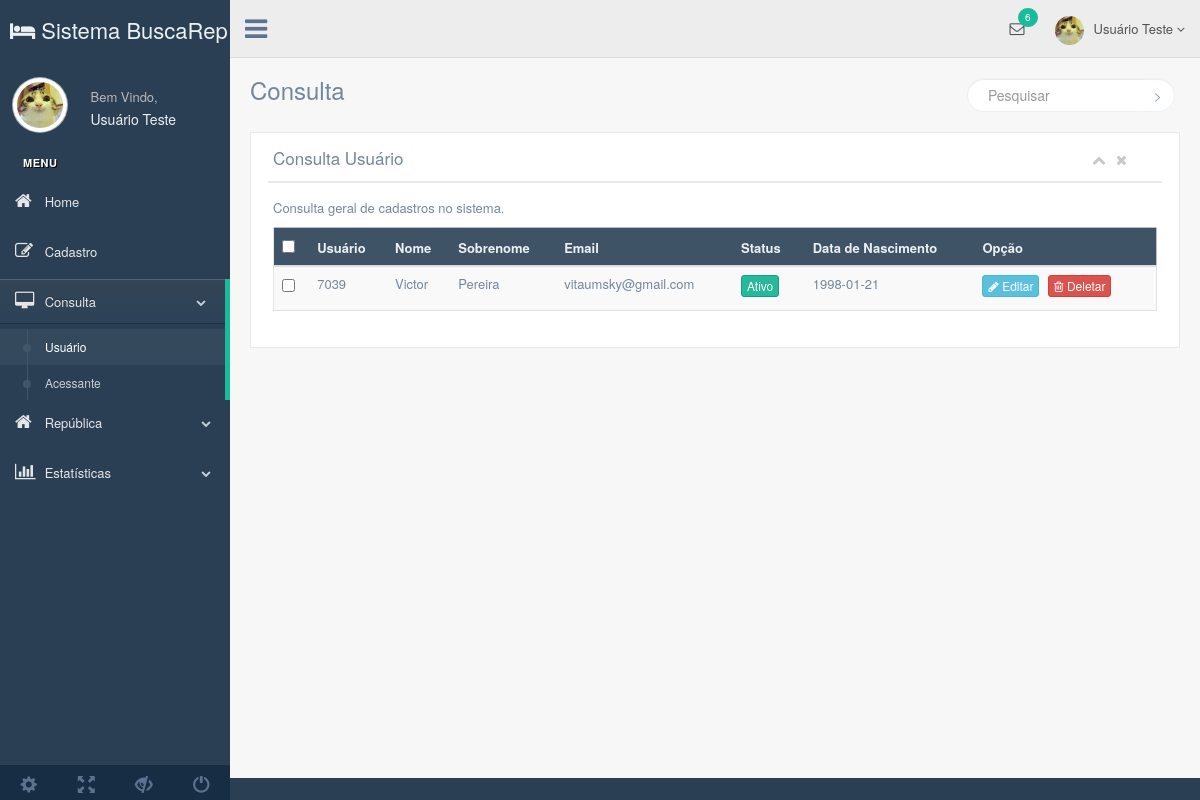
The page /production/user_view.php on the database its author committed.
### tables this page shows
CREATE TABLE `usuario` (
  `user` int(8) NOT NULL,
  `name` varchar(20) NOT NULL,
  `lastname` varchar(30) NOT NULL,
  `email` varchar(35) NOT NULL,
  `password` varchar(16) NOT NULL,
  `confirmpassword` varchar(16) NOT NULL,
  `birthday` date NOT NULL,
  `type` varchar(15) NOT NULL,
  `cod_image` int(15) NOT NULL,
  `name_image` varchar(20) NOT NULL
);

### production/user_view.php (the view, shortened to what this page needs)
<?php
include_once('connection/connect.php');
$comando = "SELECT * FROM usuario";
$resultado = mysqli_query($conn, $comando);
?>
<!DOCTYPE html>
<html lang="en">
  <head>
    <link href="../vendors/bootstrap/dist/css/bootstrap.min.css" rel="stylesheet">
    <link href="../vendors/font-awesome/css/font-awesome.min.css" rel="stylesheet">
    <link href="../vendors/nprogress/nprogress.css" rel="stylesheet">
    <link href="../build/css/custom.min.css" rel="stylesheet">
  </head>
  <body class="nav-md">
    <div class="container body">
      <div class="main_container">
        <div class="col-md-3 left_col">
          <div class="left_col scroll-view">
           <div class="navbar nav_title" style="border: 0;"><a href="user_home.php" class="site_title"><em class="fa fa-hotel"></em> <span>Sistema BuscaRep</span></a></div>
            <div class="profile clearfix">
              <div class="profile_pic">
                <img src="images/img.jpg" alt="..." class="img-circle profile_img">
              </div>
              <div class="profile_info">
                <span>Bem Vindo,</span>
                <h2>Usuário Teste</h2>
              </div>
              <div class="clearfix"></div>
            </div>
            <br />
            <div id="sidebar-menu" class="main_menu_side hidden-print main_menu">
              <div class="menu_section">
                <h3>Menu</h3>
                <ul class="nav side-menu">
                  <li><a href="user_home.php"><em class="fa fa-home"></em> Home </a></li>
                  <li><a><em class="fa fa-edit"></em> Cadastro </a>
                  </li>
                  <li><a><em class="fa fa-desktop"></em> Consulta<span class="fa fa-chevron-down"></span></a>
                    <ul class="nav child_menu">
                      <li><a href="user_view.php">Usuário</a></li>
                      <li><a href="userdefault_view.php">Acessante</a></li>
                    </ul>
                  </li>
                  <li><a><em class="fa fa-home"></em> República <span class="fa fa-chevron-down"></span></a>
                  <li><a><em class="fa fa-bar-chart-o"></em> Estatísticas <span class="fa fa-chevron-down"></span></a>
                  </li>
                </ul>
              </div>
            </div>
            <div class="sidebar-footer hidden-small">
              <a data-toggle="tooltip" data-placement="top" title="Settings">
                <span class="glyphicon glyphicon-cog" aria-hidden="true"></span>
              </a>
              <a data-toggle="tooltip" data-placement="top" title="FullScreen">
                <span class="glyphicon glyphicon-fullscreen" aria-hidden="true"></span>
              </a>
              <a data-toggle="tooltip" data-placement="top" title="Lock">
                <span class="glyphicon glyphicon-eye-close" aria-hidden="true"></span>
              </a>
              <a data-toggle="tooltip" data-placement="top" title="Logout">
                <span class="glyphicon glyphicon-off" aria-hidden="true"></span>
              </a>
            </div>
          </div>
        </div>
        <div class="top_nav">
          <div class="nav_menu">
            <nav>
              <div class="nav toggle">
                <a id="menu_toggle"><i class="fa fa-bars"></i></a>
              </div>
              <ul class="nav navbar-nav navbar-right">
                <li class="">
                  <a href="javascript:;" class="user-profile dropdown-toggle" data-toggle="dropdown" aria-expanded="false">
                    <img src="images/img.jpg" alt="">Usuário Teste
                    <span class=" fa fa-angle-down"></span>
                  </a>
                </li>
                <li role="presentation" class="dropdown">
                  <a href="javascript:;" class="dropdown-toggle info-number" data-toggle="dropdown" aria-expanded="false">
                    <i class="fa fa-envelope-o"></i>
                    <span class="badge bg-green">6</span>
                  </a>
                </li>
              </ul>
            </nav>
          </div>
        </div>
        <div class="right_col" role="main">
          <div class="">
            <div class="page-title">
              <div class="title_left">
                <h3>Consulta</h3>
              </div>
              <div class="title_right">
                <div class="col-md-5 col-sm-5 col-xs-12 form-group pull-right top_search">
                  <div class="input-group">
                    <input type="text" class="form-control" placeholder="Pesquisar">
                    <span class="input-group-btn">
                      <button class="btn btn-default" type="button">></button>
                    </span>
                  </div>
                </div>
              </div>
            </div>
            <div class="clearfix"></div>
				<div class="x_panel">
                  <div class="x_title">
                    <h2>Consulta Usuário</h2>
                    <ul class="nav navbar-right panel_toolbox">
                      <li><a class="collapse-link"><i class="fa fa-chevron-up"></i></a>
                      </li>
                      <li><a class="close-link"><i class="fa fa-close"></i></a>
                      </li>
                    </ul>
                    <div class="clearfix"></div>
                  </div>
                  <div class="x_content">
                    <p>Consulta geral de cadastros no sistema.</p>
                    <div class="table-responsive">
                      <table class="table table-striped jambo_table bulk_action">
                        <thead>
                          <tr class="headings">
                            <th>
                              <input type="checkbox" id="check-all" class="flat">
                            </th>
                            <th class="column-title">Usuário</th>
                            <th class="column-title">Nome</th>
                            <th class="column-title">Sobrenome</th>
                            <th class="column-title">Email</th>
                            <th class="column-title">Status</th>
                            <th class="column-title">Data de Nascimento</th>
                            <th class="column-title no-link last"><span class="nobr">Opção</span>
                            </th>
                          </tr>
                        </thead>
                        <tbody>
                          <?php while($dado = mysqli_fetch_array($resultado)){ ?>
                           <tr class="even pointer">
                            <td class="a-center ">
                            <input type="checkbox" class="flat" name="table_records">
                            </td>
                          	<td class=" "><?php echo $dado["user"]; ?></td>
                            <td class=" "><?php echo $dado["name"]; ?></td>
                            <td class=" "><?php echo $dado["lastname"]; ?></td>
                            <td class=" "><?php echo $dado["email"]; ?></td>
                            <td> <button type="button" class="btn btn-success btn-xs">Ativo</button></td>
                           	<td class="a-right a-right "><?php echo $dado["birthday"]; ?></td>
                            <td>
                            <a href="user_edit.php?id=<?php echo $dado["user"] ?>" class="btn btn-info btn-xs"><i class="fa fa-pencil"></i> Editar </a>
                            <a href="user_delete.php?id=<?php echo $dado["user"] ?>" class="btn btn-danger btn-xs"><i class="fa fa-trash-o"></i> Deletar </a>
                          	</td>
                          </tr>
                          <?php } ?>
                        </tbody>
                      </table>
                    </div>
                  </div>
                </div>
            </div>
          </div>
        </div>
      </div>
  </body>
</html>

### rows shown on the page
usuario: user "7039", name "Victor", lastname "Pereira", email "vitaumsky@gmail.com", birthday "1998-01-21"
